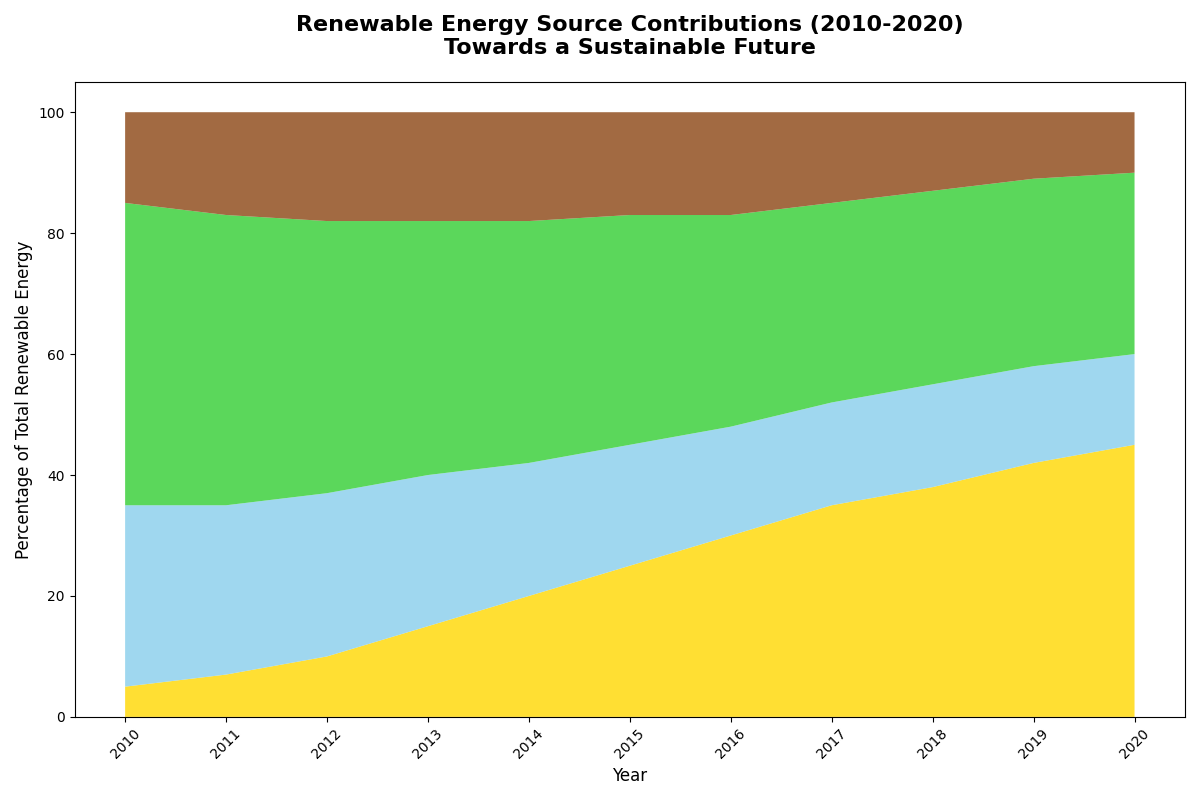

Here is the Python script that generated this plot:
import matplotlib.pyplot as plt
import numpy as np

years = np.arange(2010, 2021)
solar = [5, 7, 10, 15, 20, 25, 30, 35, 38, 42, 45]
wind = [30, 28, 27, 25, 22, 20, 18, 17, 17, 16, 15]
hydroelectric = [50, 48, 45, 42, 40, 38, 35, 33, 32, 31, 30]
biomass = [15, 17, 18, 18, 18, 17, 17, 15, 13, 11, 10]

data = np.vstack([solar, wind, hydroelectric, biomass])

plt.figure(figsize=(12, 8))
plt.stackplot(years, data, colors=['#FFD700', '#87CEEB', '#32CD32', '#8B4513'], alpha=0.8)

plt.title("Renewable Energy Source Contributions (2010-2020)\nTowards a Sustainable Future", fontsize=16, fontweight='bold', pad=20)
plt.xlabel('Year', fontsize=12)
plt.ylabel('Percentage of Total Renewable Energy', fontsize=12)
plt.xticks(years, rotation=45)
plt.tight_layout()

plt.show()
